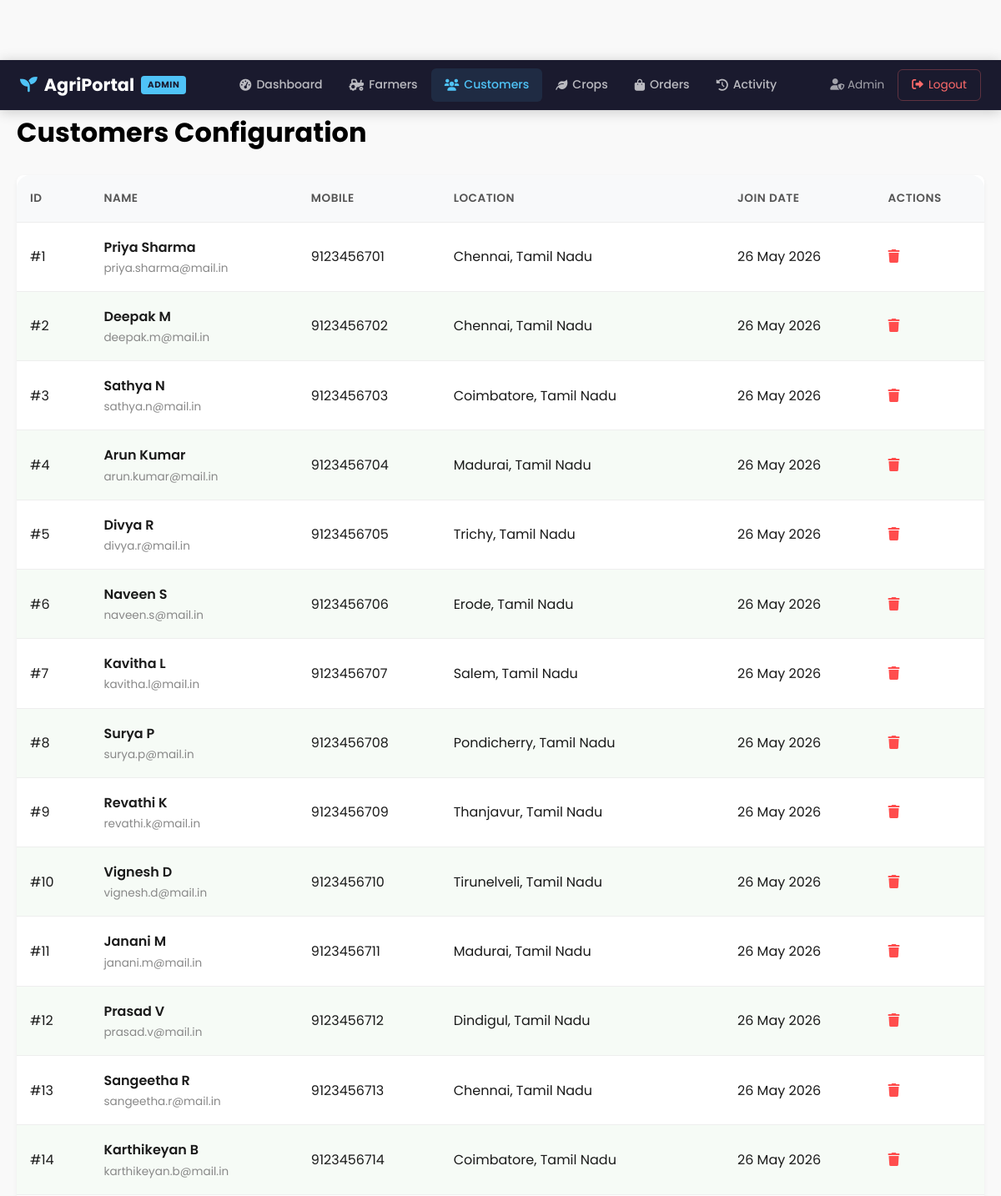
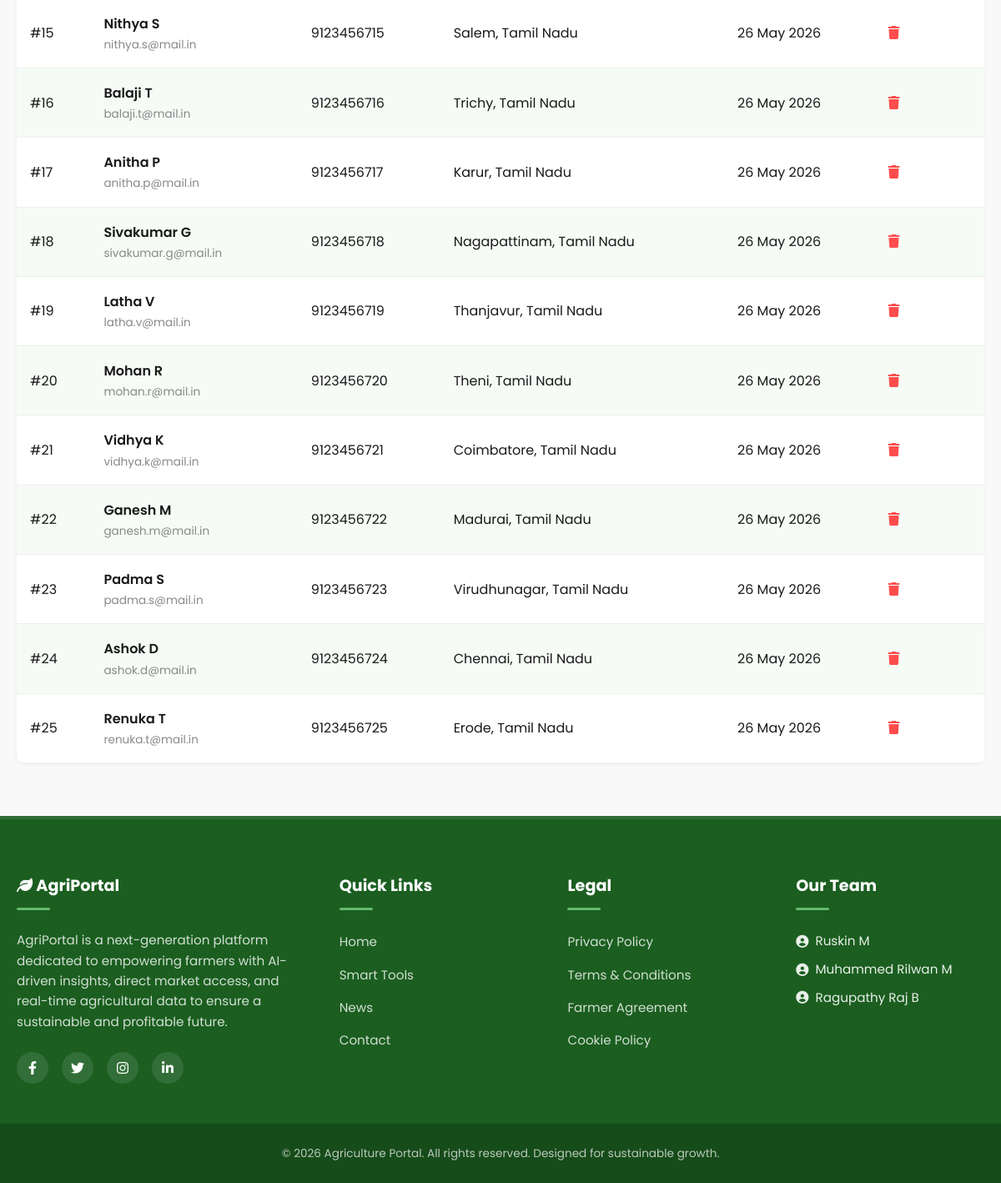
Page /admin/customers.php (signed in) on the committed database (2 pictures, top to bottom).
### tables this page shows
CREATE TABLE customers (
    customer_id INT AUTO_INCREMENT PRIMARY KEY,
    name VARCHAR(100) NOT NULL,
    mobile VARCHAR(15) NOT NULL UNIQUE,
    email VARCHAR(100) UNIQUE,
    address TEXT,
    city VARCHAR(50),
    state VARCHAR(50),
    pincode VARCHAR(10),
    password VARCHAR(255) NOT NULL,
    created_at TIMESTAMP DEFAULT CURRENT_TIMESTAMP,
    updated_at TIMESTAMP DEFAULT CURRENT_TIMESTAMP ON UPDATE CURRENT_TIMESTAMP,
    INDEX idx_city (city),
    INDEX idx_state (state),
    INDEX idx_mobile (mobile)
);

### admin/customers.php (the view, shortened to what this page needs)
<?php
require_once '../includes/db.php';
$customers = mysqli_query($conn, "SELECT * FROM customers ORDER BY created_at DESC");
?>
<!DOCTYPE html>
<html lang="en">
<head>
    <link rel="stylesheet" href="https://cdnjs.cloudflare.com/ajax/libs/font-awesome/6.0.0/css/all.min.css">
    <link rel="stylesheet" href="<?php echo BASE_URL; ?>assets/css/style.css">
</head>
<body style="background:#f9f9f9;">
<?php include '../includes/admin_header.php'; ?>
<div class="container mb-2">
    <div style="display:flex;justify-content:space-between;align-items:center;margin-bottom:1.5rem;">
        <h1 style="color:var(--text-main);">Customers Configuration</h1>
    </div>
    <table class="admin-table">
        <thead>
            <tr>
                <th>ID</th>
                <th>Name</th>
                <th>Mobile</th>
                <th>Location</th>
                <th>Join Date</th>
                <th>Actions</th>
            </tr>
        </thead>
        <tbody>
            <?php while ($row = mysqli_fetch_assoc($customers)): ?>
            <tr>
                <td>#<?php echo $row['customer_id']; ?></td>
                <td>
                    <div style="font-weight:600;"><?php echo htmlspecialchars($row['name']); ?></div>
                    <div style="font-size:0.85rem;color:#888;"><?php echo htmlspecialchars($row['email']); ?></div>
                </td>
                <td><?php echo htmlspecialchars($row['mobile']); ?></td>
                <td><?php echo htmlspecialchars($row['city'] . ', ' . $row['state']); ?></td>
                <td><?php echo date('d M Y', strtotime($row['created_at'])); ?></td>
                <td>
                    <a href="?delete=<?php echo $row['customer_id']; ?>" onclick="return confirm('Delete this customer? This cannot be undone.')" style="color:#ff4d4d;">
                        <i class="fas fa-trash"></i>
                    </a>
                </td>
            </tr>
            <?php endwhile; ?>
        </tbody>
    </table>
</div>
<?php include '../includes/footer.php'; ?>
</body>
</html>

### includes/admin_header.php (shortened to what this page needs)
<?php
$adminLoggedIn = isset($_SESSION['admin_id']);
$adminName = $adminLoggedIn ? htmlspecialchars($_SESSION['admin_email'] ?? 'Admin') : '';
$currentPage = basename($_SERVER['PHP_SELF']);
?>
<nav class="admin-nav">
    <div class="admin-nav-inner">
        <a href="<?php echo BASE_URL; ?>admin/dashboard.php" class="admin-brand">
            <i class="fas fa-seedling"></i> AgriPortal <span class="admin-badge">Admin</span>
        </a>
        <?php if ($adminLoggedIn): ?>
        <div class="admin-links">
            <a href="<?php echo BASE_URL; ?>admin/dashboard.php" class="<?php echo $currentPage=='dashboard.php'?'active':''; ?>"><i class="fas fa-tachometer-alt"></i> Dashboard</a>
            <a href="<?php echo BASE_URL; ?>admin/farmers.php" class="<?php echo $currentPage=='farmers.php'?'active':''; ?>"><i class="fas fa-tractor"></i> Farmers</a>
            <a href="<?php echo BASE_URL; ?>admin/customers.php" class="<?php echo $currentPage=='customers.php'?'active':''; ?>"><i class="fas fa-users"></i> Customers</a>
            <a href="<?php echo BASE_URL; ?>admin/crops.php" class="<?php echo $currentPage=='crops.php'?'active':''; ?>"><i class="fas fa-leaf"></i> Crops</a>
            <a href="<?php echo BASE_URL; ?>admin/orders.php" class="<?php echo $currentPage=='orders.php'?'active':''; ?>"><i class="fas fa-shopping-bag"></i> Orders</a>
            <a href="<?php echo BASE_URL; ?>admin/dashboard.php#activity" class=""><i class="fas fa-history"></i> Activity</a>
        </div>
        <div class="admin-user">
            <span class="admin-user-name"><i class="fas fa-user-shield"></i> <?php echo $adminName; ?></span>
            <a href="<?php echo BASE_URL; ?>admin/logout.php" class="admin-logout"><i class="fas fa-sign-out-alt"></i> Logout</a>
        </div>
        <?php endif; ?>
    </div>
</nav>

### includes/footer.php (shortened to what this page needs)
    <footer class="site-footer">
        <div class="container">
            <div class="footer-main">
                <div class="footer-col">
                    <h3 class="footer-brand"><i class="fas fa-leaf"></i> AgriPortal</h3>
                    <p>AgriPortal is a next-generation platform dedicated to empowering farmers with AI-driven insights, direct market access, and real-time agricultural data to ensure a sustainable and profitable future.</p>
                    <div class="footer-social">
                        <a href="#"><i class="fab fa-facebook-f"></i></a>
                        <a href="#"><i class="fab fa-twitter"></i></a>
                        <a href="#"><i class="fab fa-instagram"></i></a>
                        <a href="#"><i class="fab fa-linkedin-in"></i></a>
                    </div>
                </div>
                <div class="footer-col">
                    <h3>Quick Links</h3>
                    <ul class="footer-links">
                        <li><a href="<?php echo BASE_URL; ?>index.php">Home</a></li>
                        <li><a href="<?php echo BASE_URL; ?>crop_prediction.php">Smart Tools</a></li>
                        <li><a href="<?php echo BASE_URL; ?>news.php">News</a></li>
                        <li><a href="<?php echo BASE_URL; ?>contact.php">Contact</a></li>
                    </ul>
                </div>
                <div class="footer-col">
                    <h3>Legal</h3>
                    <ul class="footer-links">
                        <li><a href="#">Privacy Policy</a></li>
                        <li><a href="#">Terms & Conditions</a></li>
                        <li><a href="#">Farmer Agreement</a></li>
                        <li><a href="#">Cookie Policy</a></li>
                    </ul>
                </div>
                <div class="footer-col">
                    <h3>Our Team</h3>
                    <ul class="footer-team">
                        <li><i class="fas fa-user-circle"></i> Ruskin M</li>
                        <li><i class="fas fa-user-circle"></i> Muhammed Rilwan M</li>
                        <li><i class="fas fa-user-circle"></i> Ragupathy Raj B</li>
                    </ul>
                </div>
            </div>
        </div>
        <div class="footer-bottom">
            <div class="container">
                <p>&copy; <?php echo date('Y'); ?> Agriculture Portal. All rights reserved. Designed for sustainable growth.</p>
            </div>
        </div>
    </footer>
</body>
</html>

### assets/css/style.css (style rules this page uses)
*, *::before, *::after { margin: 0; padding: 0; box-sizing: border-box; }
html { scroll-behavior: smooth; }
ul { list-style: none; }
a { text-decoration: none; color: inherit; transition: all 0.3s ease; }
:root { --primary: #1B5E20; --primary-light: #2E7D32; --primary-hover: #145218; --accent: #66BB6A; --accent-hover: #57A75E; --bg-body: linear-gradient(135deg, #f0fdf0 0%, #ffffff 40%, #ecfdf5 100%); --bg-card: rgba(255, 255, 255, 0.2); --bg-card-solid: #ffffff; --text-main: #000000; --text-body: #1a1a1a; --text-muted: #555555; --glass-bg: rgba(255, 255, 255, 0.2); --glass-border: 1px solid rgba(255, 255, 255, 0.3); --glass-blur: blur(15px); --glass-shadow: 0 8px 32px rgba(0, 0, 0, 0.1); --border-color: rgba(102, 187, 106, 0.35); --border-light: #e8f5e9; --shadow-sm: 0 2px 8px rgba(0, 0, 0, 0.04); --shadow-md: 0 8px 25px rgba(0, 0, 0, 0.08); --shadow-lg: 0 15px 40px rgba(0, 0, 0, 0.12); --shadow-hover: 0 12px 35px rgba(27, 94, 32, 0.18); --radius: 16px; --radius-sm: 8px; --radius-md: 12px; --radius-lg: 16px; --radius-pill: 50px; --transition: all 0.3s cubic-bezier(0.4, 0, 0.2, 1); --font: 'Poppins', sans-serif; }
body { font-family: var(--font); background: var(--bg-body); color: var(--text-body); line-height: 1.7; padding-top: 72px; -webkit-font-smoothing: antialiased; overflow-x: hidden; min-height: 100vh; }
.container { max-width: 1200px; margin: 0 auto; padding: 0 20px; }
.mb-2 { margin-bottom: 2rem; }
table { width: 100%; border-collapse: separate; border-spacing: 0; border-radius: var(--radius); overflow: hidden; }
thead th { background: linear-gradient(135deg, #1B5E20, #2E7D32); color: #fff; text-align: left; padding: 1rem 1.2rem; font-weight: 600; font-size: 0.85rem; text-transform: uppercase; letter-spacing: 0.5px; border: none; }
thead th:first-child { border-top-left-radius: var(--radius); }
thead th:last-child { border-top-right-radius: var(--radius); }
td { padding: 0.9rem 1.2rem; color: var(--text-body); vertical-align: middle; border-bottom: 1px solid var(--border-light); }
tbody tr:nth-child(even) { background: rgba(232, 245, 233, 0.4); }
tbody tr:last-child td { border-bottom: none; }
tbody tr:last-child td:first-child { border-bottom-left-radius: var(--radius); }
tbody tr:last-child td:last-child { border-bottom-right-radius: var(--radius); }
.site-footer { background: #1B5E20; color: #ffffff; padding: 4rem 0 0; margin-top: 4rem; border-top: 4px solid rgba(255, 255, 255, 0.1); }
.footer-main { display: grid; grid-template-columns: 1.5fr 1fr 1fr 1fr; gap: 3rem; margin-bottom: 3rem; }
.footer-col h3 { color: #ffffff; font-size: 1.2rem; font-weight: 700; margin-bottom: 1.5rem; position: relative; padding-bottom: 0.8rem; }
.footer-col h3::after { content: ''; position: absolute; bottom: 0; left: 0; width: 40px; height: 3px; background: var(--accent); border-radius: 2px; }
.footer-col p { font-size: 0.95rem; opacity: 0.8; line-height: 1.6; }
.footer-links { list-style: none; padding: 0; }
.footer-links li { margin-bottom: 0.75rem; }
.footer-links a { color: rgba(255, 255, 255, 0.8); font-size: 0.95rem; transition: all 0.3s ease; }
.footer-team li { font-size: 0.95rem; margin-bottom: 0.5rem; opacity: 0.9; display: flex; align-items: center; gap: 0.5rem; }
.footer-social { display: flex; gap: 1rem; margin-top: 1.5rem; }
.footer-social a { width: 38px; height: 38px; background: rgba(255, 255, 255, 0.1); border-radius: 50%; display: flex; align-items: center; justify-content: center; color: #fff; transition: all 0.3s ease; }
.footer-bottom { background: rgba(0, 0, 0, 0.2); padding: 1.5rem 0; text-align: center; }
.footer-bottom p { font-size: 0.85rem; opacity: 0.7; margin: 0; }

### admin/customers.php (style rules this page uses)
.admin-table { width: 100%; border-collapse: collapse; background: #fff; border-radius: 8px; overflow: hidden; box-shadow: 0 2px 5px rgba(0,0,0,0.05); }
.admin-table th, .admin-table td { padding: 1rem; text-align: left; border-bottom: 1px solid #eee; }
.admin-table th { background: #f8f9fa; font-weight: 600; color: #555; }

### rows in the picture
customers: customer_id "1", name "Priya Sharma", email "priya.sharma@mail.in", mobile "9123456701", city+state "Chennai, Tamil Nadu", created_at "26 May 2026"
customers: customer_id "2", name "Deepak M", email "deepak.m@mail.in", mobile "9123456702", city+state "Chennai, Tamil Nadu", created_at "26 May 2026"
customers: customer_id "3", name "Sathya N", email "sathya.n@mail.in", mobile "9123456703", city+state "Coimbatore, Tamil Nadu", created_at "26 May 2026"
customers: customer_id "4", name "Arun Kumar", email "arun.kumar@mail.in", mobile "9123456704", city+state "Madurai, Tamil Nadu", created_at "26 May 2026"
customers: customer_id "5", name "Divya R", email "divya.r@mail.in", mobile "9123456705", city+state "Trichy, Tamil Nadu", created_at "26 May 2026"
customers: customer_id "6", name "Naveen S", email "naveen.s@mail.in", mobile "9123456706", city+state "Erode, Tamil Nadu", created_at "26 May 2026"
customers: customer_id "7", name "Kavitha L", email "kavitha.l@mail.in", mobile "9123456707", city+state "Salem, Tamil Nadu", created_at "26 May 2026"
customers: customer_id "8", name "Surya P", email "surya.p@mail.in", mobile "9123456708", city+state "Pondicherry, Tamil Nadu", created_at "26 May 2026"
customers: customer_id "9", name "Revathi K", email "revathi.k@mail.in", mobile "9123456709", city+state "Thanjavur, Tamil Nadu", created_at "26 May 2026"
customers: customer_id "10", name "Vignesh D", email "vignesh.d@mail.in", mobile "9123456710", city+state "Tirunelveli, Tamil Nadu", created_at "26 May 2026"
customers: customer_id "11", name "Janani M", email "janani.m@mail.in", mobile "9123456711", city+state "Madurai, Tamil Nadu", created_at "26 May 2026"
customers: customer_id "12", name "Prasad V", email "prasad.v@mail.in", mobile "9123456712", city+state "Dindigul, Tamil Nadu", created_at "26 May 2026"
customers: customer_id "13", name "Sangeetha R", email "sangeetha.r@mail.in", mobile "9123456713", city+state "Chennai, Tamil Nadu", created_at "26 May 2026"
customers: customer_id "14", name "Karthikeyan B", email "karthikeyan.b@mail.in", mobile "9123456714", city+state "Coimbatore, Tamil Nadu", created_at "26 May 2026"
customers: customer_id "15", name "Nithya S", email "nithya.s@mail.in", mobile "9123456715", city+state "Salem, Tamil Nadu", created_at "26 May 2026"
customers: customer_id "16", name "Balaji T", email "balaji.t@mail.in", mobile "9123456716", city+state "Trichy, Tamil Nadu", created_at "26 May 2026"
customers: customer_id "17", name "Anitha P", email "anitha.p@mail.in", mobile "9123456717", city+state "Karur, Tamil Nadu", created_at "26 May 2026"
customers: customer_id "18", name "Sivakumar G", email "sivakumar.g@mail.in", mobile "9123456718", city+state "Nagapattinam, Tamil Nadu", created_at "26 May 2026"
customers: customer_id "19", name "Latha V", email "latha.v@mail.in", mobile "9123456719", city+state "Thanjavur, Tamil Nadu", created_at "26 May 2026"
customers: customer_id "20", name "Mohan R", email "mohan.r@mail.in", mobile "9123456720", city+state "Theni, Tamil Nadu", created_at "26 May 2026"
customers: customer_id "21", name "Vidhya K", email "vidhya.k@mail.in", mobile "9123456721", city+state "Coimbatore, Tamil Nadu", created_at "26 May 2026"
customers: customer_id "22", name "Ganesh M", email "ganesh.m@mail.in", mobile "9123456722", city+state "Madurai, Tamil Nadu", created_at "26 May 2026"
customers: customer_id "23", name "Padma S", email "padma.s@mail.in", mobile "9123456723", city+state "Virudhunagar, Tamil Nadu", created_at "26 May 2026"
customers: customer_id "24", name "Ashok D", email "ashok.d@mail.in", mobile "9123456724", city+state "Chennai, Tamil Nadu", created_at "26 May 2026"
customers: customer_id "25", name "Renuka T", email "renuka.t@mail.in", mobile "9123456725", city+state "Erode, Tamil Nadu", created_at "26 May 2026"

### other values in the picture
$adminName "Admin"
